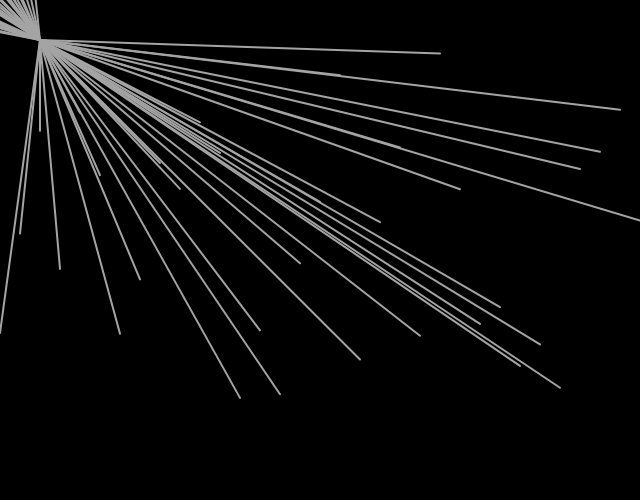
Frame 1 (no input)
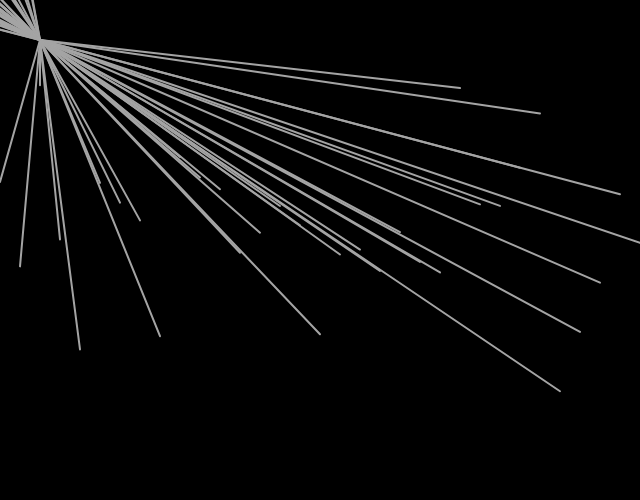
Frame 60 (no input)
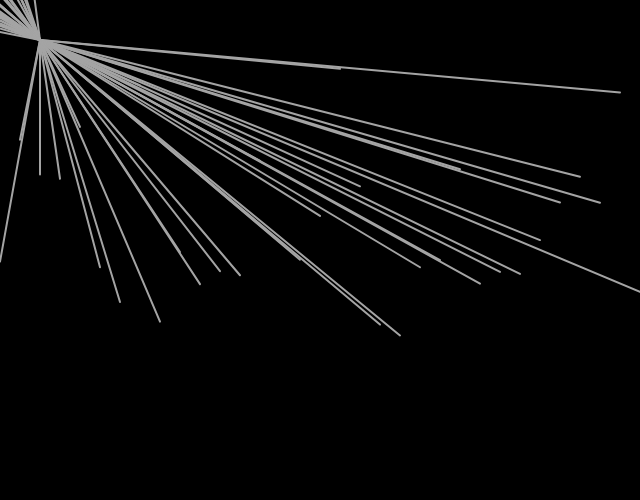
Frame 120 (the mouse pressed at the canvas centre since frame 60)

The p5.js sketch that drew these frames (run headless with seeded random() and noise() and a simulated clock; from frame 60 on, the mouse is pressed at the canvas centre):

// p5.js sketch
// ── sketch.js
// Sketch Title - for MuW201 Tangible Computing, 2019
// Firstname Lastname 
// GitHub Username
// Date 
 
let startAngle = 0;
let angleVel = 10;

function setup() {
  createCanvas(640, 500);
}

function draw() {
  background(0);

  startAngle += 0.020;
  let angle = startAngle;

  for (let x = 0; x <= width; x += 20) {
    let y = map(noise(angle), 0, 1, 0, height);
    stroke(164);
    fill(255, 50);
    strokeWeight(2);
    line(x, y, 40, 40);
    line(-x, -y, 40, 40);

    angle += angleVel;
  }
}



// ── 5-6.html
<!-- boilerplate p5 example -->
<!DOCTYPE html>

<html>

<head>
	<title> p5 sketch </title>
	<script src="https://cdnjs.cloudflare.com/ajax/libs/p5.js/0.8.0/p5.min.js"></script>
	<script src="https://cdnjs.cloudflare.com/ajax/libs/p5.js/0.8.0/addons/p5.dom.min.js"></script> 
	<link rel="stylesheet" type="text/css" href="style.css"> 
	<script src="sketch.js"></script>
	

</head>

<body>
	<h1>week 5, day 6 </h1>
	
	<center><h2> perlin noise 2.0</h2></center>
	<div id="sketch-holder"></div>
</body>

<footer>
	<a href="../../index.html"> back to home </a>
</footer>



</html>
